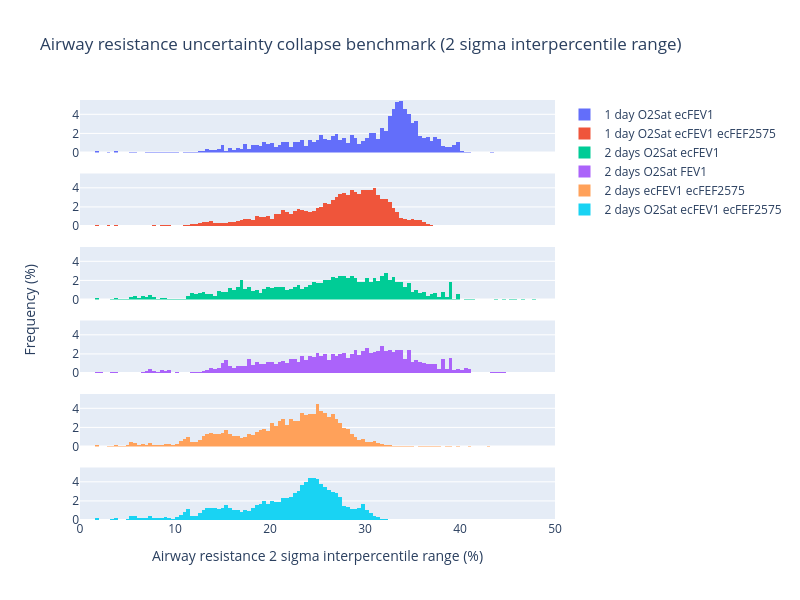

Notebook code for this chart:
### Code cell
method = "std dev"
xbins = 0.1
method = "1 sigma interpercentile range"
xbins = 0.2
xrange = [0, 30]
method = "2 sigma interpercentile range"
xbins = 0.4
xrange = [0, 50]
# method = "3 sigma interpercentile range"
# xbins = 0.4
# xrange = [0, 70]

title = f"Airway resistance uncertainty collapse benchmark ({method})"

fig = make_subplots(rows=6, cols=1, shared_xaxes=True, y_title="Frequency (%)")

# Y axis title font size
fig.layout.annotations[0]["font"] = {"size": 14}

# Add histogram
fig.add_trace(
    go.Histogram(
        x=df_o2_fev1["1 day O2sat ecFEV1"],
        name="1 day O2Sat ecFEV1",
        histnorm="percent",
        xbins=dict(size=xbins),
    ),
    row=1,
    col=1,
)
fig.add_trace(
    go.Histogram(
        x=df_o2_fev1_fef2575["1 day O2sat ecFEV1 ecFEF2575"],
        name="1 day O2Sat ecFEV1 ecFEF2575",
        histnorm="percent",
        xbins=dict(size=xbins),
    ),
    row=2,
    col=1,
)
fig.add_trace(
    go.Histogram(
        x=df_2days_o2sat_ecfev1["2 days O2Sat ecFEV1"],
        name="2 days O2Sat ecFEV1",
        histnorm="percent",
        xbins=dict(size=xbins),
    ),
    row=3,
    col=1,
)
fig.add_trace(
    go.Histogram(
        x=df_2days_o2sat_fev1["2 days O2Sat FEV1"],
        name="2 days O2Sat FEV1",
        histnorm="percent",
        xbins=dict(size=xbins),
    ),
    row=4,
    col=1,
)
fig.add_trace(
    go.Histogram(
        x=df_2days_ecfev1_ecfef2575["2 days ecFEV1 ecFEF2575"],
        name="2 days ecFEV1 ecFEF2575",
        histnorm="percent",
        xbins=dict(size=xbins),
    ),
    row=5,
    col=1,
)
fig.add_trace(
    go.Histogram(
        x=df_2days_o2sat_ecfev1_ecfef2575["2 days O2Sat ecFEV1 ecFEF2575"],
        name="2 days O2Sat ecFEV1 ecFEF2575",
        histnorm="percent",
        xbins=dict(size=xbins),
    ),
    row=6,
    col=1,
)


# Add x axis xrange
fig.update_xaxes(range=xrange, title=f"Airway resistance {method} (%)", row=6, col=1)
# Set y axis range
fig.update_yaxes(range=[0, 5.5])

fig.update_layout(title=title, height=600, width=800)
fig.show()

fig.write_image(f"{dh.get_path_to_main()}/PlotsBreathe/AR_modelling/{title}.pdf")

### Figure 1 — Plotly figure (JSON) as saved in the notebook; plotly's stock layout.template omitted (floating-point values rounded to 4 significant figures; data arrays with more than 128 entries replaced by an {"elided": "..."} marker saying what was removed)
{"data": [{"histnorm": "percent", "name": "1 day O2Sat ecFEV1", "type": "histogram", "x": {"elided": "41288 float values"}, "xaxis": "x", "xbins": {"size": 0.4}, "yaxis": "y"}, {"histnorm": "percent", "name": "1 day O2Sat ecFEV1 ecFEF2575", "type": "histogram", "x": {"elided": "41288 float values"}, "xaxis": "x2", "xbins": {"size": 0.4}, "yaxis": "y2"}, {"histnorm": "percent", "name": "2 days O2Sat ecFEV1", "type": "histogram", "x": {"elided": "41260 float values"}, "xaxis": "x3", "xbins": {"size": 0.4}, "yaxis": "y3"}, {"histnorm": "percent", "name": "2 days O2Sat FEV1", "type": "histogram", "x": {"elided": "41260 float values"}, "xaxis": "x4", "xbins": {"size": 0.4}, "yaxis": "y4"}, {"histnorm": "percent", "name": "2 days ecFEV1 ecFEF2575", "type": "histogram", "x": {"elided": "41260 float values"}, "xaxis": "x5", "xbins": {"size": 0.4}, "yaxis": "y5"}, {"histnorm": "percent", "name": "2 days O2Sat ecFEV1 ecFEF2575", "type": "histogram", "x": {"elided": "41260 float values"}, "xaxis": "x6", "xbins": {"size": 0.4}, "yaxis": "y6"}], "layout": {"annotations": [{"font": {"size": 14}, "showarrow": false, "text": "Frequency (%)", "textangle": -90, "x": 0, "xanchor": "right", "xref": "paper", "xshift": -40, "y": 0.5, "yanchor": "middle", "yref": "paper"}], "height": 600, "title": {"text": "Airway resistance uncertainty collapse benchmark (2 sigma interpercentile range)"}, "width": 800, "xaxis": {"anchor": "y", "domain": [0, 1], "matches": "x6", "showticklabels": false}, "xaxis2": {"anchor": "y2", "domain": [0, 1], "matches": "x6", "showticklabels": false}, "xaxis3": {"anchor": "y3", "domain": [0, 1], "matches": "x6", "showticklabels": false}, "xaxis4": {"anchor": "y4", "domain": [0, 1], "matches": "x6", "showticklabels": false}, "xaxis5": {"anchor": "y5", "domain": [0, 1], "matches": "x6", "showticklabels": false}, "xaxis6": {"anchor": "y6", "domain": [0, 1], "range": [0, 50], "title": {"text": "Airway resistance 2 sigma interpercentile range (%)"}}, "yaxis": {"anchor": "x", "domain": [0.875, 1], "range": [0, 5.5]}, "yaxis2": {"anchor": "x2", "domain": [0.7, 0.825], "range": [0, 5.5]}, "yaxis3": {"anchor": "x3", "domain": [0.525, 0.65], "range": [0, 5.5]}, "yaxis4": {"anchor": "x4", "domain": [0.35, 0.475], "range": [0, 5.5]}, "yaxis5": {"anchor": "x5", "domain": [0.175, 0.3], "range": [0, 5.5]}, "yaxis6": {"anchor": "x6", "domain": [0, 0.125], "range": [0, 5.5]}}}
